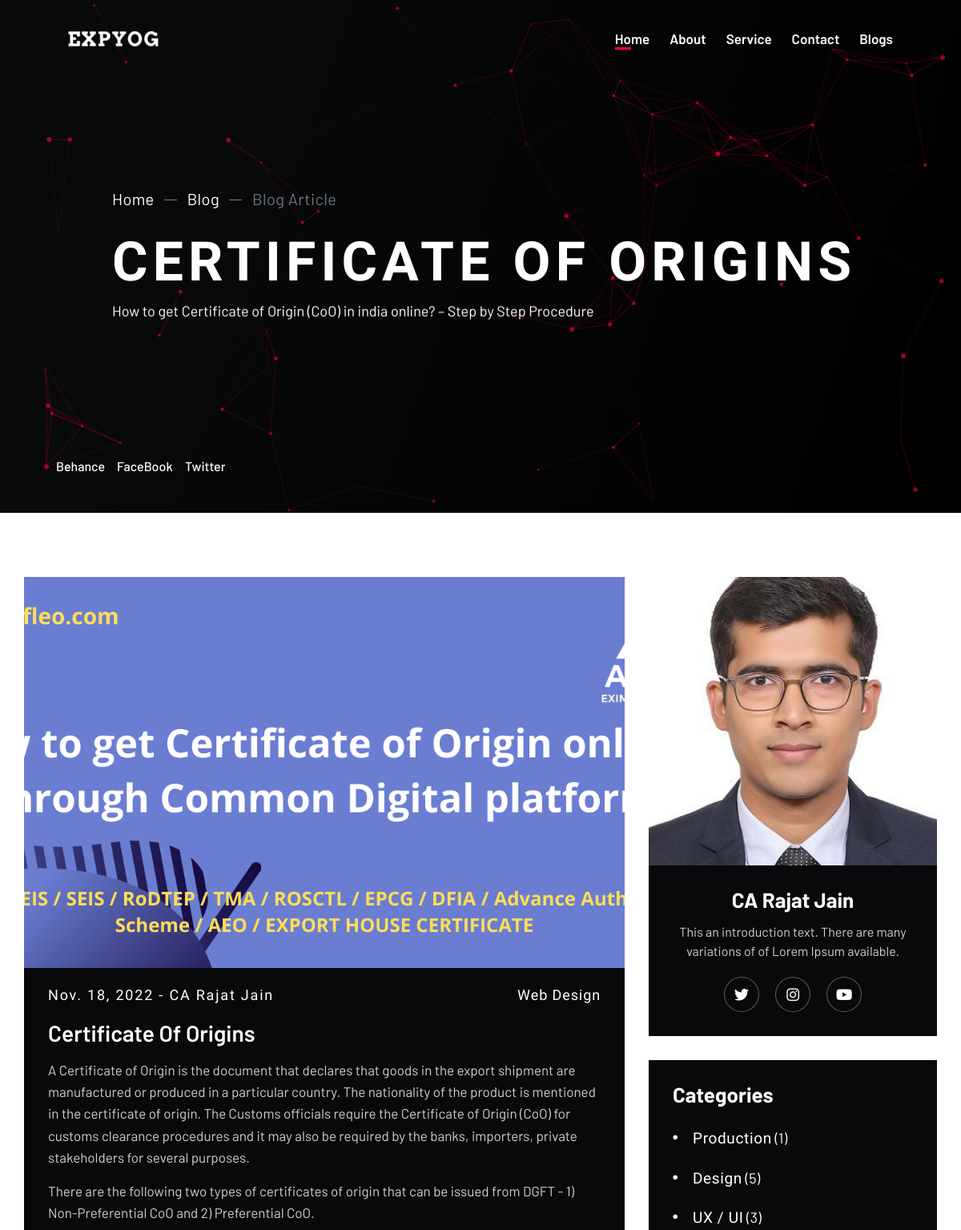
/blog/coO/ (upper part), run on an earlier commit of the app's database.
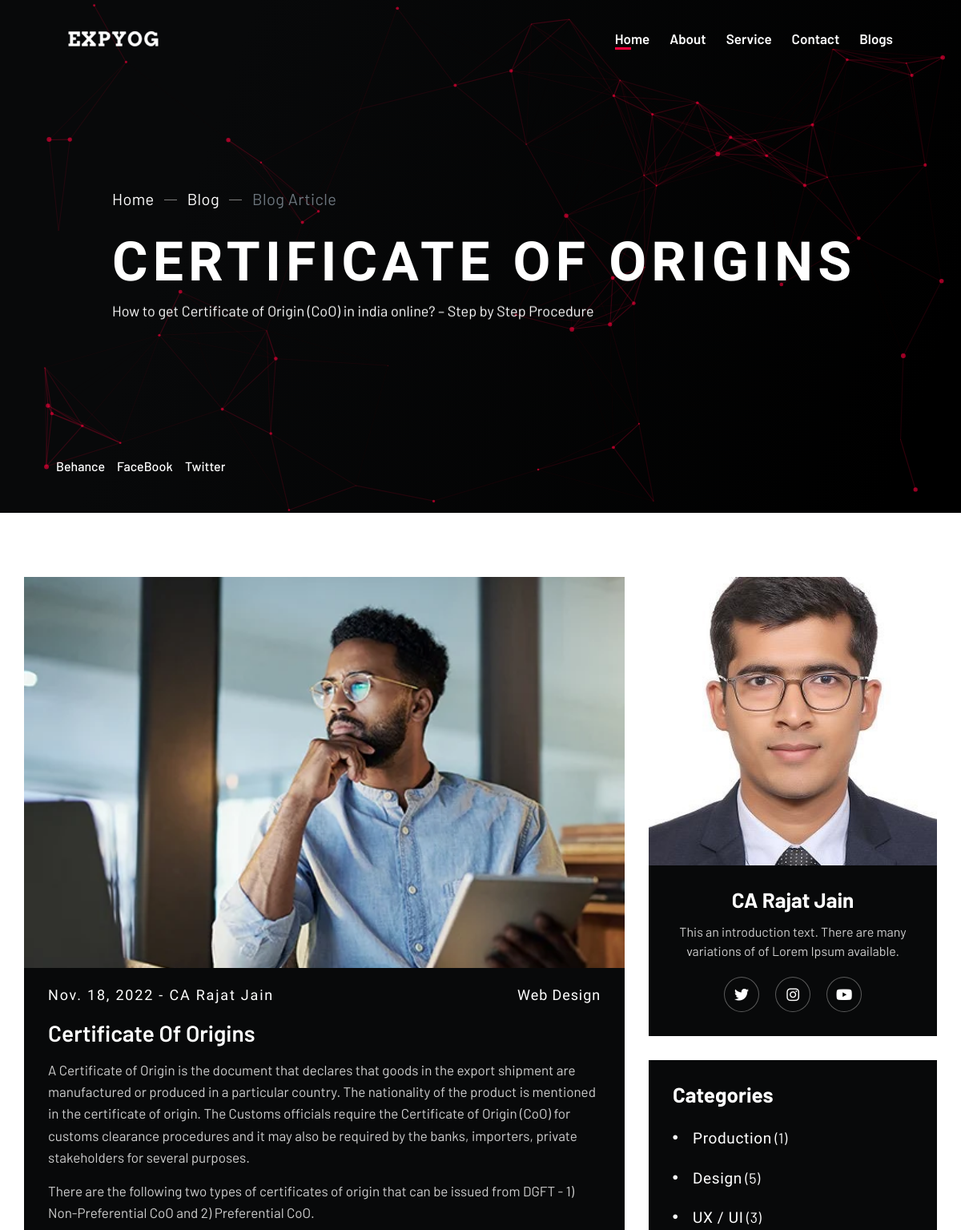
And on a later commit of the database.
### blog/models.py (models this page shows, shortened)
class Blog(models.Model):
    title = models.CharField(max_length=120)
    intro = models.TextField(blank=True, null=True)
    slug = models.SlugField()
    categories = models.ManyToManyField(Category)
    tags = models.TextField(blank=True, null=True)
    author = models.ForeignKey(Author, on_delete=models.CASCADE)
    image = models.ImageField(upload_to='blog')
    body = RichTextField(blank=True, null=True)
    date_created = models.DateField(auto_now_add=True)

class Author(models.Model):
    name = models.CharField(max_length=120)
    image = models.ImageField(upload_to='author')
    intro = models.TextField()
    twitter = models.CharField(max_length=250, blank=True, null=True)
    instagram = models.CharField(max_length=250, blank=True, null=True)
    instagram = models.CharField(max_length=250, blank=True, null=True)
    youtube = models.CharField(max_length=250, blank=True, null=True)
    def __str__(self):
        return self.name

### blog/views.py (the view)
# urls.py: path('<str:pk>/', views.blog, name='blog')
def blog(request, pk):
    if request.method=="POST":
        name = request.POST['name']
        phone = request.POST['phone']
        email = request.POST['email']
        comment = request.POST['comment']
        blog=pk
        lead = Lead.objects.create(name=name, phone=phone, email=email, comment=comment, blog=blog)
        lead.save()
        return redirect('blog', pk=pk)
    else:
        blog = Blog.objects.filter(slug=pk).first()
        category = blog.categories.all()
        author = blog.author
        tags = blog.tags.split(', ')
        context = {
            'blog': blog,
            'category': category,
            'author': author,
            'tags': tags
        }
        return render(request, 'blog.html', context)

### blog/templates/blog.html (shortened to what the changed rows need)
{% extends 'base.html' %}
{% block content %}
    <main id="swup">
        <section id="firstSection" class="page-header section-80vh bg-gradient-black bg-black">
            <div id="particles" class="container">
                <div class="container">
                    <div class="row">
                        <div class="col-xl-11 offset-xl-1">
                            <h1 class="page-header-title text-white">
                                <span class="slide-over">{{blog.title}}</span>
                            </h1>
                        </div>
                        <div class="col-xl-7 offset-xl-1">
                            <p class='page-header-text text-lead text-white'>
                                <span class="slide-over">{{blog.intro}}</span>
                            </p>
                        </div>
                    </div>
                </div>
            </div>
        </section>
        <div class="page-main">
            <section class="section-small bg-light">
                <div class="container blog-container">
                    <div class="row">
                        <div class="col-lg-8">
                            <div class="blog-item bg-black">
                                <div class="blog-img">
                                    <div class="bg-image lazy" data-bg="url({{blog.image.url}})"></div>
                                </div>
                                <div class="blog-content">
                                    <div class="blog-header">
                                        <div class="blog-info">
                                            <p class="text-additional text-white">
                                                <a href="#" class="link">{{blog.date_created}}</a>
                                                -
                                                <a href="#" class="link">{{blog.author}}</a>
                                            </p>
                                        </div>
                                        <div class="blog-tags">
                                        </div>
                                    </div>
                                    <h3 class="blog-title text-white">{{blog.title}}</h3>
                                    <div class="body-blog">
                                        {{ blog.body|safe }}
                                    </div>
                                </div>
                            </div>
                        </div>
                    </div>
                </div>
            </section>
        </div>
    </main>
{% endblock content %}

What changed in the data, as far as the page shows it:
changed Blog "CERTIFICATE OF ORIGINS": image: a different picture
